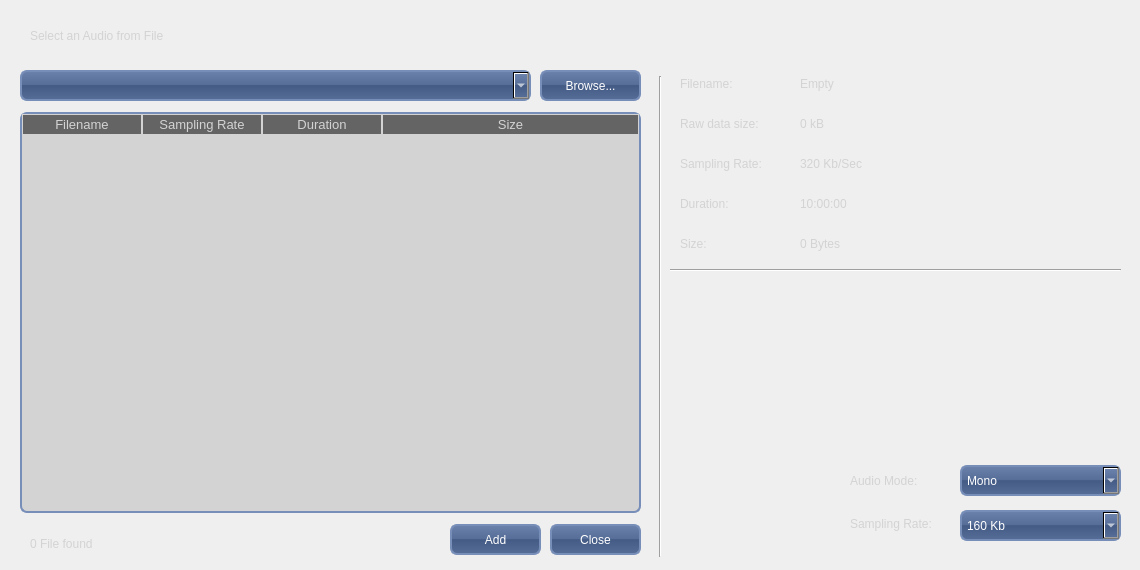
<?xml version="1.0" encoding="UTF-8"?>
<ui version="4.0">
 <class>AddingAudio</class>
 <widget class="QDialog" name="AddingAudio">
  <property name="geometry">
   <rect>
    <x>0</x>
    <y>0</y>
    <width>1140</width>
    <height>570</height>
   </rect>
  </property>
  <property name="sizePolicy">
   <sizepolicy hsizetype="Fixed" vsizetype="Fixed">
    <horstretch>0</horstretch>
    <verstretch>0</verstretch>
   </sizepolicy>
  </property>
  <property name="windowTitle">
   <string>Load Image</string>
  </property>
  <property name="styleSheet">
   <string notr="true">QLabel {
font: bold &quot;Ubuntu&quot;;
font-size: 12px;
color: lightgray;
}

QComboBox {
background-color: QLinearGradient( x1: 0, y1: 0, x2: 0, y2: 1, stop: 0 #6B82AC, stop: 0.49 #566D97, stop: 0.5 #445B85, stop: 1 #566D97);
color: white;
border-width: 2px;
border-color: #778EB8;
border-style: solid;
border-radius: 7px;
padding: 3px;
font: bold &quot;Ubuntu&quot;;
font-size: 12px;
padding-left: 5px;
padding-right: 5px;
}

QComboBox::drop-down {
    subcontrol-origin: padding;
    subcontrol-position: top right;
	image: url(:/Images/down.png);
    border-left-color: darkgray;
    border-left-style: solid;
    border-top-right-radius: 3px;
    border-bottom-right-radius: 3px;
}

QPushButton {
color: white;
background-color: QLinearGradient( x1: 0, y1: 0, x2: 0, y2: 1, stop: 0 #6B82AC, stop: 0.49 #566D97, stop: 0.5 #445B85, stop: 1 #566D97);
border-width: 2px;
border-color: #778EB8;
border-style: solid;
border-radius: 7px;
padding: 3px;
font: bold &quot;Ubuntu&quot;;
font-size: 12px;
padding-left: 5px;
padding-right: 5px;
}

QTableWidget { 
background-color: lightgray;
selection-background-color: #778EB8;
selection-color: white;
border-width: 2px;
border-color: #778EB8;
border-style: solid;
border-radius: 7px;
font: bold &quot;Ubuntu&quot;;
font-size: 12px;
}

QHeaderView::section {
background-color: #646464;
color: lightgray;
font: bold &quot;Ubuntu&quot;;
font-size: 13px;
border-width: 1px;
border-color: lightgray;
border-style: solid;
}

</string>
  </property>
  <widget class="QComboBox" name="ComboBoxDirectory">
   <property name="geometry">
    <rect>
     <x>20</x>
     <y>70</y>
     <width>511</width>
     <height>31</height>
    </rect>
   </property>
   <property name="sizePolicy">
    <sizepolicy hsizetype="Fixed" vsizetype="Fixed">
     <horstretch>0</horstretch>
     <verstretch>0</verstretch>
    </sizepolicy>
   </property>
   <property name="editable">
    <bool>true</bool>
   </property>
  </widget>
  <widget class="QTableWidget" name="TableFilesFound">
   <property name="geometry">
    <rect>
     <x>20</x>
     <y>112</y>
     <width>621</width>
     <height>401</height>
    </rect>
   </property>
   <property name="sizePolicy">
    <sizepolicy hsizetype="Fixed" vsizetype="Fixed">
     <horstretch>0</horstretch>
     <verstretch>0</verstretch>
    </sizepolicy>
   </property>
   <property name="baseSize">
    <size>
     <width>0</width>
     <height>0</height>
    </size>
   </property>
   <property name="lineWidth">
    <number>-1</number>
   </property>
   <property name="horizontalScrollBarPolicy">
    <enum>Qt::ScrollBarAlwaysOff</enum>
   </property>
   <property name="selectionMode">
    <enum>QAbstractItemView::SingleSelection</enum>
   </property>
   <property name="selectionBehavior">
    <enum>QAbstractItemView::SelectRows</enum>
   </property>
   <property name="sortingEnabled">
    <bool>false</bool>
   </property>
   <property name="columnCount">
    <number>4</number>
   </property>
   <attribute name="horizontalHeaderCascadingSectionResizes">
    <bool>true</bool>
   </attribute>
   <attribute name="horizontalHeaderDefaultSectionSize">
    <number>120</number>
   </attribute>
   <attribute name="horizontalHeaderMinimumSectionSize">
    <number>40</number>
   </attribute>
   <attribute name="horizontalHeaderStretchLastSection">
    <bool>true</bool>
   </attribute>
   <attribute name="verticalHeaderVisible">
    <bool>false</bool>
   </attribute>
   <attribute name="verticalHeaderHighlightSections">
    <bool>true</bool>
   </attribute>
   <column>
    <property name="text">
     <string>Filename</string>
    </property>
   </column>
   <column>
    <property name="text">
     <string>Sampling Rate</string>
    </property>
   </column>
   <column>
    <property name="text">
     <string>Duration</string>
    </property>
   </column>
   <column>
    <property name="text">
     <string>Size</string>
    </property>
   </column>
  </widget>
  <widget class="QPushButton" name="ButtonBrowse">
   <property name="geometry">
    <rect>
     <x>540</x>
     <y>70</y>
     <width>101</width>
     <height>31</height>
    </rect>
   </property>
   <property name="sizePolicy">
    <sizepolicy hsizetype="Fixed" vsizetype="Fixed">
     <horstretch>0</horstretch>
     <verstretch>0</verstretch>
    </sizepolicy>
   </property>
   <property name="text">
    <string>Browse...</string>
   </property>
   <property name="icon">
    <iconset resource="SkinRessource.qrc">
     <normaloff>:/Images/browse20.png</normaloff>:/Images/browse20.png</iconset>
   </property>
   <property name="iconSize">
    <size>
     <width>20</width>
     <height>20</height>
    </size>
   </property>
  </widget>
  <widget class="QLabel" name="LabelStaticSelect">
   <property name="geometry">
    <rect>
     <x>30</x>
     <y>20</y>
     <width>471</width>
     <height>31</height>
    </rect>
   </property>
   <property name="font">
    <font>
     <family>Ubuntu</family>
     <pointsize>22</pointsize>
     <weight>50</weight>
     <italic>false</italic>
     <bold>false</bold>
    </font>
   </property>
   <property name="styleSheet">
    <string notr="true">font: 22pt &quot;Ubuntu&quot;;</string>
   </property>
   <property name="text">
    <string>Select an Audio from File</string>
   </property>
  </widget>
  <widget class="QLabel" name="LabelFilesFound">
   <property name="geometry">
    <rect>
     <x>30</x>
     <y>530</y>
     <width>301</width>
     <height>27</height>
    </rect>
   </property>
   <property name="sizePolicy">
    <sizepolicy hsizetype="Fixed" vsizetype="Fixed">
     <horstretch>0</horstretch>
     <verstretch>0</verstretch>
    </sizepolicy>
   </property>
   <property name="text">
    <string>0 File found</string>
   </property>
   <property name="scaledContents">
    <bool>true</bool>
   </property>
  </widget>
  <widget class="QComboBox" name="comboBoxAudioMode">
   <property name="geometry">
    <rect>
     <x>960</x>
     <y>465</y>
     <width>161</width>
     <height>31</height>
    </rect>
   </property>
   <property name="sizePolicy">
    <sizepolicy hsizetype="Fixed" vsizetype="Fixed">
     <horstretch>0</horstretch>
     <verstretch>0</verstretch>
    </sizepolicy>
   </property>
   <property name="iconSize">
    <size>
     <width>20</width>
     <height>20</height>
    </size>
   </property>
   <item>
    <property name="text">
     <string>Mono</string>
    </property>
    <property name="icon">
     <iconset resource="SkinRessource.qrc">
      <normaloff>:/Images/mono.png</normaloff>:/Images/mono.png</iconset>
    </property>
   </item>
   <item>
    <property name="text">
     <string>Stereo</string>
    </property>
    <property name="icon">
     <iconset resource="SkinRessource.qrc">
      <normaloff>:/Images/Stereo.png</normaloff>:/Images/Stereo.png</iconset>
    </property>
   </item>
  </widget>
  <widget class="QLabel" name="LabelStaticAudioMode">
   <property name="geometry">
    <rect>
     <x>850</x>
     <y>465</y>
     <width>106</width>
     <height>32</height>
    </rect>
   </property>
   <property name="sizePolicy">
    <sizepolicy hsizetype="Fixed" vsizetype="Fixed">
     <horstretch>0</horstretch>
     <verstretch>0</verstretch>
    </sizepolicy>
   </property>
   <property name="text">
    <string>Audio Mode:</string>
   </property>
  </widget>
  <widget class="QLabel" name="LabelStaticConvertSamplingRate">
   <property name="geometry">
    <rect>
     <x>850</x>
     <y>510</y>
     <width>106</width>
     <height>27</height>
    </rect>
   </property>
   <property name="sizePolicy">
    <sizepolicy hsizetype="Fixed" vsizetype="Fixed">
     <horstretch>0</horstretch>
     <verstretch>0</verstretch>
    </sizepolicy>
   </property>
   <property name="text">
    <string>Sampling Rate:</string>
   </property>
  </widget>
  <widget class="QComboBox" name="comboBoxSamplingRate">
   <property name="geometry">
    <rect>
     <x>960</x>
     <y>510</y>
     <width>161</width>
     <height>31</height>
    </rect>
   </property>
   <property name="sizePolicy">
    <sizepolicy hsizetype="Fixed" vsizetype="Fixed">
     <horstretch>0</horstretch>
     <verstretch>0</verstretch>
    </sizepolicy>
   </property>
   <property name="iconSize">
    <size>
     <width>20</width>
     <height>20</height>
    </size>
   </property>
   <item>
    <property name="text">
     <string>160 Kb</string>
    </property>
    <property name="icon">
     <iconset resource="SkinRessource.qrc">
      <normaloff>:/Images/none20.png</normaloff>:/Images/none20.png</iconset>
    </property>
   </item>
   <item>
    <property name="text">
     <string>320 Kb</string>
    </property>
    <property name="icon">
     <iconset resource="SkinRessource.qrc">
      <normaloff>:/Images/ScaleFit20.png</normaloff>:/Images/ScaleFit20.png</iconset>
    </property>
   </item>
   <item>
    <property name="text">
     <string>Scale to width</string>
    </property>
    <property name="icon">
     <iconset resource="SkinRessource.qrc">
      <normaloff>:/Images/ScaleWidth20.png</normaloff>:/Images/ScaleWidth20.png</iconset>
    </property>
   </item>
   <item>
    <property name="text">
     <string>Scale to height</string>
    </property>
    <property name="icon">
     <iconset resource="SkinRessource.qrc">
      <normaloff>:/Images/ScaleHeight20.png</normaloff>:/Images/ScaleHeight20.png</iconset>
    </property>
   </item>
  </widget>
  <widget class="QLabel" name="LabelSamplingRate">
   <property name="geometry">
    <rect>
     <x>800</x>
     <y>150</y>
     <width>321</width>
     <height>27</height>
    </rect>
   </property>
   <property name="sizePolicy">
    <sizepolicy hsizetype="Fixed" vsizetype="Fixed">
     <horstretch>0</horstretch>
     <verstretch>0</verstretch>
    </sizepolicy>
   </property>
   <property name="text">
    <string>320 Kb/Sec</string>
   </property>
  </widget>
  <widget class="QLabel" name="LabelStaticSize">
   <property name="geometry">
    <rect>
     <x>680</x>
     <y>230</y>
     <width>111</width>
     <height>27</height>
    </rect>
   </property>
   <property name="sizePolicy">
    <sizepolicy hsizetype="Fixed" vsizetype="Fixed">
     <horstretch>0</horstretch>
     <verstretch>0</verstretch>
    </sizepolicy>
   </property>
   <property name="text">
    <string>Size:</string>
   </property>
  </widget>
  <widget class="QLabel" name="LabelStaticFilename">
   <property name="geometry">
    <rect>
     <x>680</x>
     <y>70</y>
     <width>111</width>
     <height>27</height>
    </rect>
   </property>
   <property name="sizePolicy">
    <sizepolicy hsizetype="Fixed" vsizetype="Fixed">
     <horstretch>0</horstretch>
     <verstretch>0</verstretch>
    </sizepolicy>
   </property>
   <property name="text">
    <string>Filename:</string>
   </property>
  </widget>
  <widget class="QLabel" name="LabelFilename">
   <property name="geometry">
    <rect>
     <x>800</x>
     <y>70</y>
     <width>321</width>
     <height>27</height>
    </rect>
   </property>
   <property name="sizePolicy">
    <sizepolicy hsizetype="Fixed" vsizetype="Fixed">
     <horstretch>0</horstretch>
     <verstretch>0</verstretch>
    </sizepolicy>
   </property>
   <property name="text">
    <string>Empty</string>
   </property>
  </widget>
  <widget class="QLabel" name="LabelStaticSamplingRate">
   <property name="geometry">
    <rect>
     <x>680</x>
     <y>150</y>
     <width>111</width>
     <height>27</height>
    </rect>
   </property>
   <property name="sizePolicy">
    <sizepolicy hsizetype="Fixed" vsizetype="Fixed">
     <horstretch>0</horstretch>
     <verstretch>0</verstretch>
    </sizepolicy>
   </property>
   <property name="text">
    <string>Sampling Rate:</string>
   </property>
  </widget>
  <widget class="QLabel" name="LabelSize">
   <property name="geometry">
    <rect>
     <x>800</x>
     <y>230</y>
     <width>131</width>
     <height>27</height>
    </rect>
   </property>
   <property name="sizePolicy">
    <sizepolicy hsizetype="Fixed" vsizetype="Fixed">
     <horstretch>0</horstretch>
     <verstretch>0</verstretch>
    </sizepolicy>
   </property>
   <property name="text">
    <string>0 Bytes</string>
   </property>
  </widget>
  <widget class="QLabel" name="LabelStaticDuration">
   <property name="geometry">
    <rect>
     <x>680</x>
     <y>190</y>
     <width>111</width>
     <height>27</height>
    </rect>
   </property>
   <property name="sizePolicy">
    <sizepolicy hsizetype="Fixed" vsizetype="Fixed">
     <horstretch>0</horstretch>
     <verstretch>0</verstretch>
    </sizepolicy>
   </property>
   <property name="text">
    <string>Duration:</string>
   </property>
  </widget>
  <widget class="QLabel" name="LabelDuration">
   <property name="geometry">
    <rect>
     <x>800</x>
     <y>190</y>
     <width>121</width>
     <height>27</height>
    </rect>
   </property>
   <property name="sizePolicy">
    <sizepolicy hsizetype="Fixed" vsizetype="Fixed">
     <horstretch>0</horstretch>
     <verstretch>0</verstretch>
    </sizepolicy>
   </property>
   <property name="text">
    <string>10:00:00 </string>
   </property>
  </widget>
  <widget class="QLabel" name="LabelStaticDataSize">
   <property name="geometry">
    <rect>
     <x>680</x>
     <y>110</y>
     <width>111</width>
     <height>27</height>
    </rect>
   </property>
   <property name="sizePolicy">
    <sizepolicy hsizetype="Fixed" vsizetype="Fixed">
     <horstretch>0</horstretch>
     <verstretch>0</verstretch>
    </sizepolicy>
   </property>
   <property name="text">
    <string>Raw data size:</string>
   </property>
  </widget>
  <widget class="QLabel" name="LabelDataSize">
   <property name="geometry">
    <rect>
     <x>800</x>
     <y>110</y>
     <width>321</width>
     <height>27</height>
    </rect>
   </property>
   <property name="sizePolicy">
    <sizepolicy hsizetype="Fixed" vsizetype="Fixed">
     <horstretch>0</horstretch>
     <verstretch>0</verstretch>
    </sizepolicy>
   </property>
   <property name="text">
    <string>0 kB</string>
   </property>
  </widget>
  <widget class="Line" name="line_V_Load">
   <property name="geometry">
    <rect>
     <x>650</x>
     <y>76</y>
     <width>20</width>
     <height>481</height>
    </rect>
   </property>
   <property name="orientation">
    <enum>Qt::Vertical</enum>
   </property>
  </widget>
  <widget class="Line" name="line_H_Load">
   <property name="geometry">
    <rect>
     <x>670</x>
     <y>260</y>
     <width>451</width>
     <height>20</height>
    </rect>
   </property>
   <property name="orientation">
    <enum>Qt::Horizontal</enum>
   </property>
  </widget>
  <widget class="QPushButton" name="pushButtonAdd">
   <property name="geometry">
    <rect>
     <x>450</x>
     <y>524</y>
     <width>91</width>
     <height>31</height>
    </rect>
   </property>
   <property name="text">
    <string>Add</string>
   </property>
   <property name="icon">
    <iconset resource="SkinRessource.qrc">
     <normaloff>:/Images/plus20.png</normaloff>:/Images/plus20.png</iconset>
   </property>
   <property name="iconSize">
    <size>
     <width>20</width>
     <height>20</height>
    </size>
   </property>
  </widget>
  <widget class="QPushButton" name="pushButtonClose">
   <property name="geometry">
    <rect>
     <x>550</x>
     <y>524</y>
     <width>91</width>
     <height>31</height>
    </rect>
   </property>
   <property name="styleSheet">
    <string notr="true"/>
   </property>
   <property name="text">
    <string>Close</string>
   </property>
   <property name="icon">
    <iconset resource="SkinRessource.qrc">
     <normaloff>:/Images/exit20.png</normaloff>:/Images/exit20.png</iconset>
   </property>
  </widget>
 </widget>
 <resources>
  <include location="SkinRessource.qrc"/>
 </resources>
 <connections/>
</ui>
